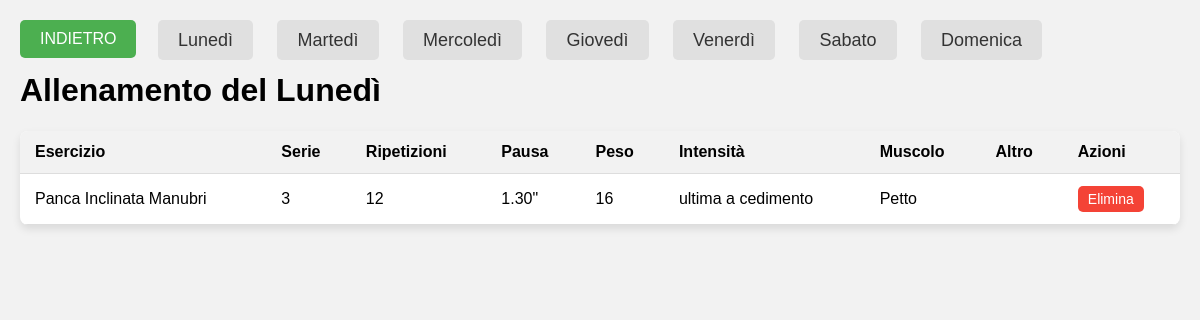
/modifica_allenamento.php, run on the app's committed database.
### tables this page shows
CREATE TABLE `esercizi` (
  `id` int(11) NOT NULL,
  `nome` varchar(100) NOT NULL,
  `serie` int(1) NOT NULL,
  `reps` int(2) NOT NULL,
  `pausa` varchar(6) NOT NULL,
  `peso` int(3) NOT NULL,
  `intensita` varchar(50) NOT NULL,
  `id_muscolo` int(11) NOT NULL,
  `altro` varchar(200) NOT NULL
);

CREATE TABLE `muscoli` (
  `id` int(11) NOT NULL,
  `nome` varchar(50) NOT NULL
);

### modifica_allenamento.php (the view, shortened to what this page needs)
<!DOCTYPE html>
<html lang="it">
<head>
</head>
<body>
<div class="back-button">
    <button onclick="window.location.href = 'gestione.php';">INDIETRO</button>
</div>
<div class="day-menu">
    <a href="modifica_allenamento.php?giorno=1">Lunedì</a>
    <a href="modifica_allenamento.php?giorno=2">Martedì</a>
    <a href="modifica_allenamento.php?giorno=3">Mercoledì</a>
    <a href="modifica_allenamento.php?giorno=4">Giovedì</a>
    <a href="modifica_allenamento.php?giorno=5">Venerdì</a>
    <a href="modifica_allenamento.php?giorno=6">Sabato</a>
    <a href="modifica_allenamento.php?giorno=7">Domenica</a>
</div>
<?php
$servername = "localhost";
$username = "ceo";
$password = "1234";
$dbname = "tracker";
$conn = new mysqli($servername, $username, $password, $dbname);
$giorno_selezionato = isset($_GET['giorno']) ? $_GET['giorno'] : 1;
$giorni_settimana = array(
    1 => 'Lunedì',
    2 => 'Martedì',
    3 => 'Mercoledì',
    4 => 'Giovedì',
    5 => 'Venerdì',
    6 => 'Sabato',
    7 => 'Domenica'
);
$giorno_corrente = $giorni_settimana[$giorno_selezionato];
$sql = "SELECT e.id AS id_esercizio, e.nome AS nome_esercizio, e.serie, e.reps, e.pausa, e.peso, e.intensita, m.nome AS nome_muscolo, e.altro
        FROM esercizi e
        INNER JOIN allenamento a ON e.id = a.id_esercizio
        INNER JOIN giorni g ON a.id_giorno = g.id
        INNER JOIN muscoli m ON e.id_muscolo = m.id
        WHERE g.id = $giorno_selezionato";
$result = $conn->query($sql);
echo "<h1>Allenamento del $giorno_corrente</h1>";
if ($result->num_rows > 0) {
    echo "<table>";
    echo "<thead>";
    echo "<tr>";
    echo "<th>Esercizio</th>";
    echo "<th>Serie</th>";
    echo "<th>Ripetizioni</th>";
    echo "<th>Pausa</th>";
    echo "<th>Peso</th>";
    echo "<th>Intensità</th>";
    echo "<th>Muscolo</th>";
    echo "<th>Altro</th>";
    echo "<th>Azioni</th>";
    echo "</tr>";
    echo "</thead>";
    echo "<tbody>";
    while($row = $result->fetch_assoc()) {
        echo "<tr>";
        echo "<td>".$row["nome_esercizio"]."</td>";
        echo "<td>".$row["serie"]."</td>";
        echo "<td>".$row["reps"]."</td>";
        echo "<td>".$row["pausa"]."</td>";
        echo "<td>".$row["peso"]."</td>";
        echo "<td>".$row["intensita"]."</td>";
        echo "<td>".$row["nome_muscolo"]."</td>";
        echo "<td>".$row["altro"]."</td>";
        echo "<td><button class='delete-button' onclick='eliminaEsercizio(".$row["id_esercizio"].")'>Elimina</button></td>";
        echo "</tr>";
    }
    echo "</tbody>";
    echo "</table>";
} else {
    echo "<p>Nessun risultato trovato per il $giorno_corrente</p>";
}
?>
</body>
</html>

### modifica_allenamento.php (style rules this page uses)
body { font-family: Arial, sans-serif; background-color: #f2f2f2; margin: 0; padding: 20px; }
table { width: 100%; border-collapse: collapse; border-spacing: 0; background-color: #fff; box-shadow: 0 4px 8px rgba(0, 0, 0, 0.1); border-radius: 8px; overflow: hidden; }
th, td { padding: 12px 15px; text-align: left; border-bottom: 1px solid #ddd; }
th { background-color: #f2f2f2; font-weight: bold; }
.day-menu { text-align: center; margin-bottom: 20px; padding-top: 10px; }
.day-menu a { padding: 10px 20px; margin: 0 10px; font-size: 18px; cursor: pointer; text-decoration: none; color: #333; border-radius: 5px; background-color: #e0e0e0; transition: background-color 0.3s; }
.delete-button { padding: 5px 10px; font-size: 14px; cursor: pointer; border: none; border-radius: 5px; background-color: #f44336; color: white; transition: background-color 0.3s; }
.back-button { position: absolute; top: 20px; left: 20px; }
.back-button button { padding: 10px 20px; font-size: 16px; cursor: pointer; border: none; border-radius: 5px; background-color: #4CAF50; color: white; transition: background-color 0.3s; }

### data on the page
esercizi: nome "Panca Inclinata Manubri", serie "3", reps "12", pausa "1.30\"", peso "16", intensita "ultima a cedimento", id_muscolo.nome "Petto"

### other printed values
$giorno_corrente "Lunedì"
